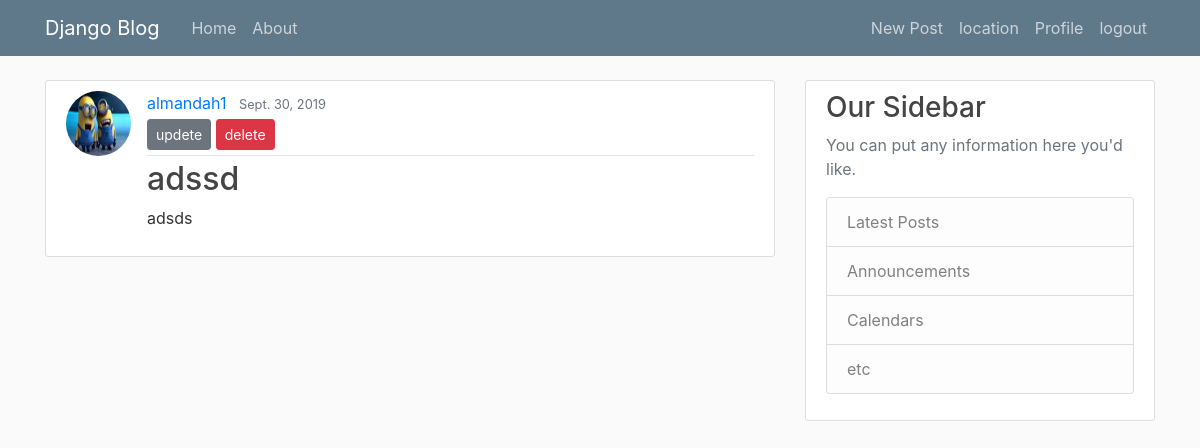
Page /post/23/ (signed in) on the committed database.
### blog/models.py (models this page shows, shortened)
class Post(models.Model):
    title = models.CharField(max_length=100)
    content = models.TextField()
    date_posted = models.DateTimeField(default=timezone.now)
    author = models.ForeignKey(User, on_delete=models.CASCADE)

### users/models.py (models this page shows, shortened)
class Profile(models.Model):
	city = [('riyadh', 'Riyadh Province -  الرياض'),('jeddah', 'Jeddah Province -  جدة'),
     ('medinah', 'Medinah Province -  المدينة'), ('makkah', 'Makkah Province - مكة'), ('qassim', 'Qassim Province - القصيم'),
      ('easter', 'Easter Province - المنطقه الشرقيه'), ('asir', 'Asir Province -  عسير'), ('tabuk', 'Tabuk Province -  تبوك'),
       ('hail', 'Hail Province -  حايل'), ('northern', 'Norther Borders -  منطقة الحدود الشماليه'), ('jizan', 'Jizan Province -  جيزان'),
        ('tabuk', 'Tabuk Province -  تبوك'), ('bahah', 'Bahah Province -  الباحة'), ('najran', 'Najran Province -  نجران')]
	user = models.OneToOneField(User, on_delete=models.CASCADE)
	image = models.ImageField(default='default.jpg',upload_to='profile_pics ')
	city = models.CharField(max_length=20, choices=city,default='riyadh',null=True)
	phone = models.CharField(max_length=10,null=True)
	first_name = models.CharField(max_length=20,null=True)
	last_name = models.CharField(max_length=20,null=True)

### blog/views.py (the view)
# urls.py: path('post/<int:pk>/',PostDetailView.as_view(), name='post-detail'),
class PostDetailView(PostCreatorRequiredMixin,DetailView):
	model = Post

### blog/mixins.py (called while the page is built)
    def dispatch(self, request, *args, **kwargs):
        post = get_object_or_404(Post, pk=kwargs['pk'])
        if post.author != request.user:
            raise Http404("not permissoned")
        return super().dispatch(request, *args, **kwargs)

### blog/templates/blog/post_detail.html
{% extends "blog/base.html" %}
{% block content %}
        <article class="media content-section">
          <img class="rounded-circle article-img" src="{{ object.author.profile.image.url }}">
          <div class="media-body">
            <div class="article-metadata">
              <a class="mr-2" href="{% url 'user-posts' object.author.username %}">{{ object.author }}</a>
              <small class="text-muted">{{ object.date_posted|date:"N d, Y" }}</small>
              {% if object.author == user  %}
              <div>
                <a class='btn btn-secondary btn-sm mt-1 mb-1' href="{% url 'post-update' object.id %}">
              updete</a>
              <a class='btn btn-danger btn-sm mt-1 mb-1' href="{% url 'post-delete' object.id %}">
              delete</a>
              </div>
              {% endif %}
            </div>
            <h2 class="article-title">{{ object.title }}</h2>
            <p class="article-content">{{ object.content }}</p>
          </div>
        </article>
{% endblock content %}

### blog/static/blog/main.css (style rules this page uses)
body { background: #fafafa; color: #333333; margin-top: 5rem; }
h1, h2, h3, h4, h5, h6 { color: #444444; }
.content-section { background: #ffffff; padding: 10px 20px; border: 1px solid #dddddd; border-radius: 3px; margin-bottom: 20px; }
.article-title { color: #444444; }
.article-content { white-space: pre-line; }
.article-img { height: 65px; width: 65px; margin-right: 16px; }
.article-metadata { padding-bottom: 1px; margin-bottom: 4px; border-bottom: 1px solid #e3e3e3 }

### rows in the picture
Post: author.profile.image (picture), author "almandah1", date_posted "Sept. 30, 2019", title "adssd", content "adsds"
